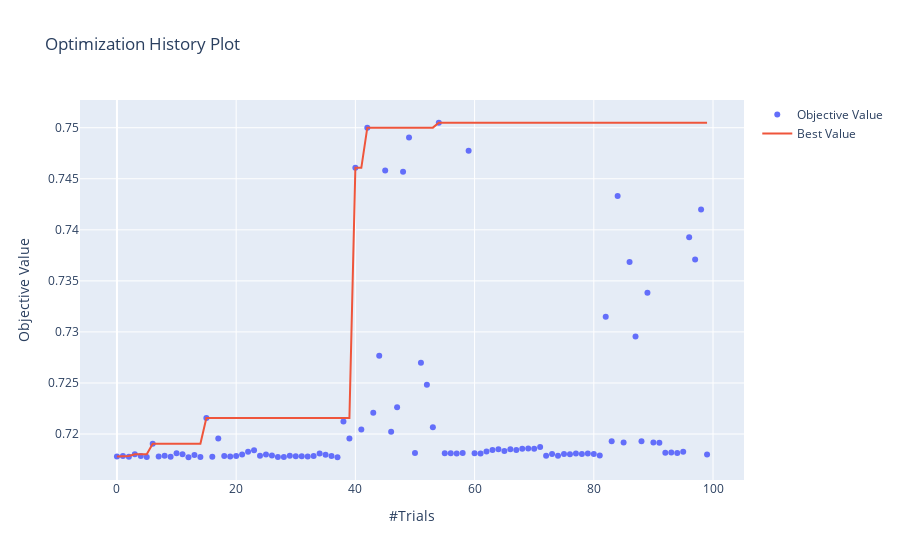
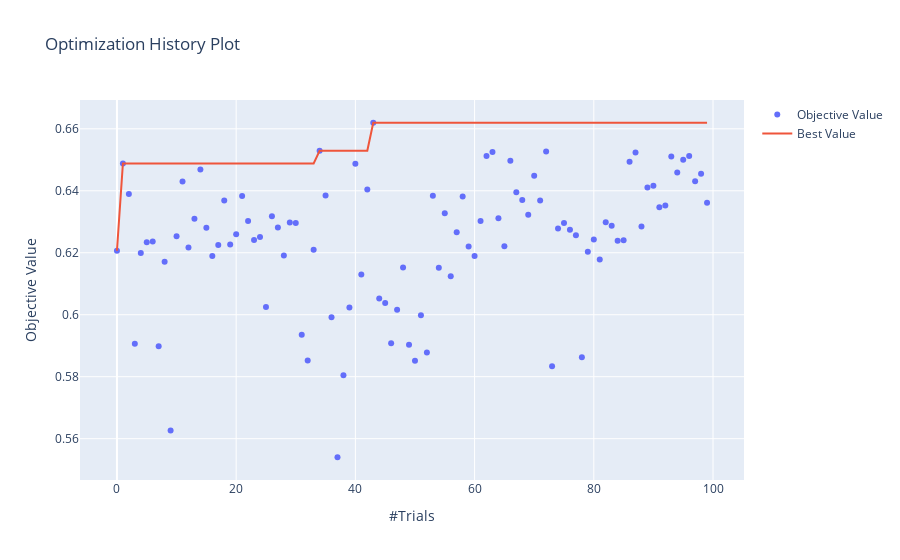
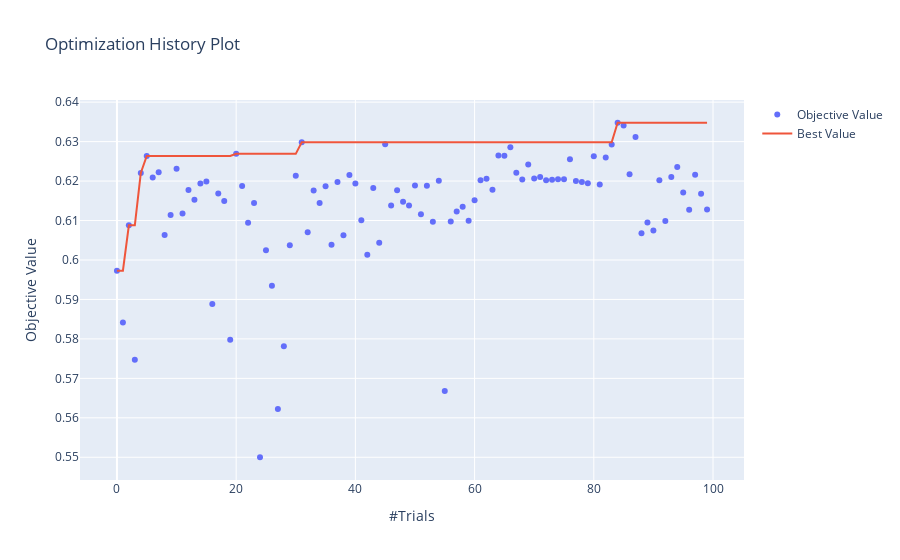

The notebook cell saved with these charts, in order:
### Markdown cell above
# Hyperparams feature importance

### Code cell
import optuna
from mlflow import set_tracking_uri
from run_lco_optimized import METHODS_DEFINITIONS

set_tracking_uri('http://localhost:5000')

runs = get_completed_runs('lco_optimized')

for method_name in METHODS_DEFINITIONS.keys():
    h2(method_name)
    last_run = get_last_run(runs, is_root_run(runs) & (runs['tags.method_name'] == method_name))
    study = get_study(last_run['run_id'])
    print(study.best_trial.user_attrs['hyperparameters'])
    optuna.visualization.plot_optimization_history(study).show()
    # optuna.visualization.plot_edf(study).show()
    # optuna.visualization.plot_param_importances(result).show()
    # optuna.visualization.plot_parallel_coordinate(study).show()
